Frame 1 (no input): blank canvas, image omitted
Frame 60 (the mouse pressed at the canvas centre just before this capture): blank canvas, image omitted
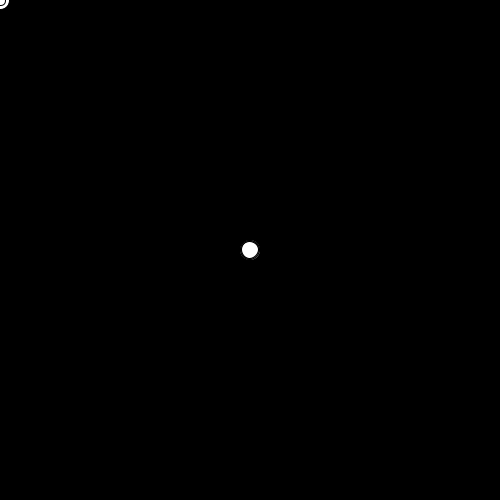
Frame 120 (the mouse held since frame 60 and released just before this capture)

The Processing sketch whose frames 1 and 60 were blank and that drew this single picture after the mouse press (run headless with seeded random() and noise(); from frame 60 on, the mouse is pressed at the canvas centre):

// Processing sketch: exercise_01_simple_paint
// ── exercise_01_simple_paint.pde
// Exercise 1: Simple Paint
// 
// What is the smallest change you can make that 
// makes the biggest difference?
// 
// Try changing something other than position. 
// Color and size are two easy choices. What about 
// background? 
// 
// Which kind of change do you prefer? Does it 
// matter what the change is applied to? (color, 
// location, size, etc)
// 
// Can you find a way to create an event that 
// only happens sometimes?
// 
// Things to try:
// - change shapes, change colors
// - change sizes
// - respond to keyPressed or mousePressed events
// - change the relationship between mouse and object
//   - color, shape, size, position are all modifiable
// - add more objects!
//

void setup() {
  size(500, 500);
  background(0);
  stroke(0);
  // noStroke();
  fill(255);
  // noFill();
}

void draw() {
  // size: random!
  float diameter = random(10, 20);
  
  // position: controlled!
  float x = mouseX;
  float y = mouseY;
  
  circle(x, y, diameter);
  
  if (keyPressed) {
    background(0);
  }
}
